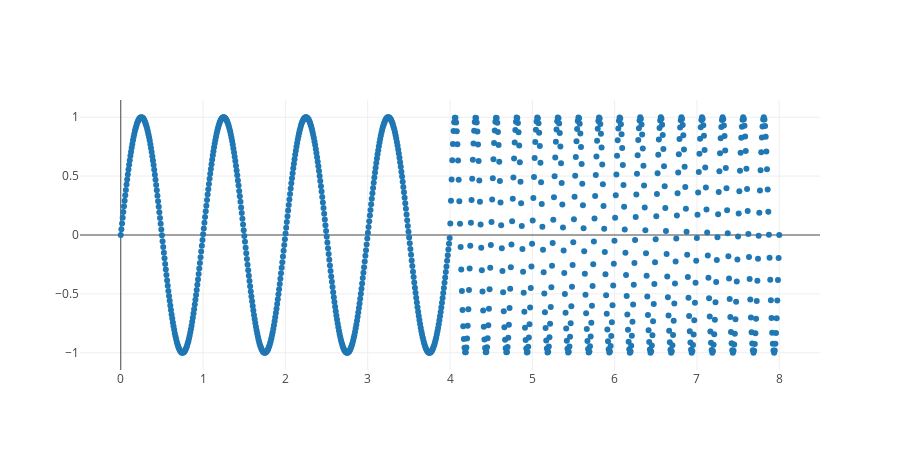

The cell this chart's notebook holds for it:
### Markdown cell above
# Task #1 Simple Plot

### Code cell
N = 1024
T = 8#s
f = 1
w = 2*np.pi*f

t = np.linspace(0, T, N)

s = [np.sin(w * t[i]) if i < 512 else np.sin(4*w*t[i]) for i in range(N)]

signal = go.Scatter( 
    x = t,
    y = s,
    name='signal',
    mode='markers'
)

rows = 1
cols = 1
fig = py.tools.make_subplots(rows = rows, cols = cols)
fig['layout'].update(height=rows * 450, width=cols * 900)

fig.append_trace(signal, 1, 1)

py.offline.iplot(fig)

### Figure 1 — Plotly figure (JSON) as saved in the notebook; plotly's stock layout.template omitted (floating-point values rounded to 4 significant figures; data arrays with more than 128 entries replaced by an {"elided": "..."} marker saying what was removed)
{"data": [{"mode": "markers", "name": "signal", "type": "scatter", "uid": "fea88076-c651-11e8-ab50-8c8590637d4b", "x": {"elided": "1024 float values"}, "xaxis": "x", "y": {"elided": "1024 float values"}, "yaxis": "y"}], "layout": {"height": 450, "width": 900, "xaxis": {"anchor": "y", "domain": [0, 1]}, "yaxis": {"anchor": "x", "domain": [0, 1]}}}
